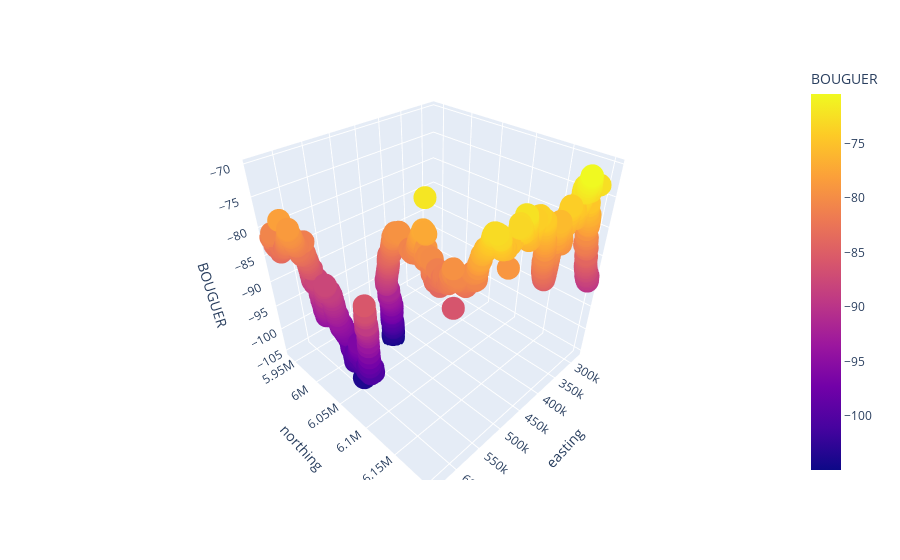

The notebook cell this image was saved under:
### Code cell
import plotly.express as px
# df = px.data.iris()
fig = px.scatter_3d(points_subset, x='easting', y='northing', z='BOUGUER',color='BOUGUER')

fig.show()

### Figure 1 — Plotly figure (JSON) as saved in the notebook; plotly's stock layout.template omitted (floating-point values rounded to 4 significant figures; data arrays with more than 128 entries replaced by an {"elided": "..."} marker saying what was removed)
{"data": [{"hovertemplate": "easting=%{x}<br>northing=%{y}<br>BOUGUER=%{marker.color}<extra></extra>", "legendgroup": "", "marker": {"color": {"elided": "1319 float values"}, "coloraxis": "coloraxis", "symbol": "circle"}, "mode": "markers", "name": "", "scene": "scene", "showlegend": false, "type": "scatter3d", "x": {"elided": "1319 float values"}, "y": {"elided": "1319 float values"}, "z": {"elided": "1319 float values"}}], "layout": {"coloraxis": {"colorbar": {"title": {"text": "BOUGUER"}}, "colorscale": [[0, "#0d0887"], [0.1111, "#46039f"], [0.2222, "#7201a8"], [0.3333, "#9c179e"], [0.4444, "#bd3786"], [0.5556, "#d8576b"], [0.6667, "#ed7953"], [0.7778, "#fb9f3a"], [0.8889, "#fdca26"], [1, "#f0f921"]]}, "legend": {"tracegroupgap": 0}, "margin": {"t": 60}, "scene": {"domain": {"x": [0, 1], "y": [0, 1]}, "xaxis": {"title": {"text": "easting"}}, "yaxis": {"title": {"text": "northing"}}, "zaxis": {"title": {"text": "BOUGUER"}}}}}
